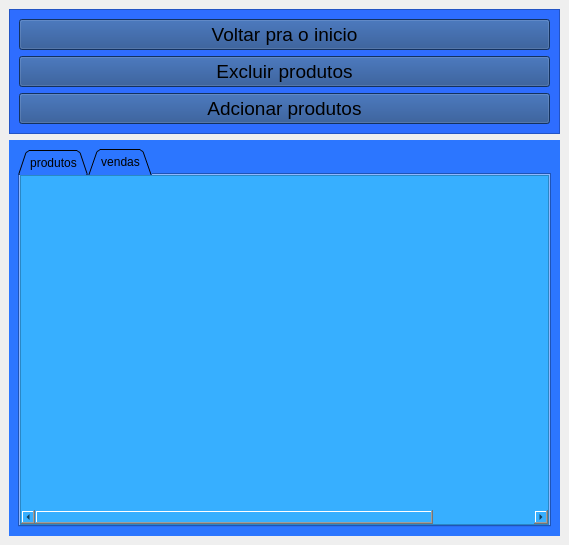
<?xml version="1.0" encoding="UTF-8"?>
<ui version="4.0">
 <class>MainWindow</class>
 <widget class="QMainWindow" name="MainWindow">
  <property name="geometry">
   <rect>
    <x>0</x>
    <y>0</y>
    <width>569</width>
    <height>503</height>
   </rect>
  </property>
  <property name="windowTitle">
   <string>Estoque</string>
  </property>
  <widget class="QWidget" name="centralwidget">
   <layout class="QVBoxLayout" name="verticalLayout">
    <item>
     <widget class="QFrame" name="nav_bar">
      <property name="styleSheet">
       <string notr="true">background-color: rgb(46, 109, 255); </string>
      </property>
      <property name="frameShape">
       <enum>QFrame::StyledPanel</enum>
      </property>
      <property name="frameShadow">
       <enum>QFrame::Raised</enum>
      </property>
      <layout class="QVBoxLayout" name="verticalLayout_2">
       <item>
        <widget class="QPushButton" name="pushButton_2">
         <property name="font">
          <font>
           <pointsize>14</pointsize>
          </font>
         </property>
         <property name="styleSheet">
          <string notr="true">background-color: rgb(27, 70, 135);</string>
         </property>
         <property name="text">
          <string>Voltar pra o inicio</string>
         </property>
        </widget>
       </item>
       <item>
        <widget class="QPushButton" name="excluir_produtos">
         <property name="minimumSize">
          <size>
           <width>0</width>
           <height>0</height>
          </size>
         </property>
         <property name="maximumSize">
          <size>
           <width>16777215</width>
           <height>16777215</height>
          </size>
         </property>
         <property name="font">
          <font>
           <pointsize>14</pointsize>
          </font>
         </property>
         <property name="styleSheet">
          <string notr="true">background-color: rgb(27, 70, 135);</string>
         </property>
         <property name="text">
          <string>Excluir produtos</string>
         </property>
         <property name="iconSize">
          <size>
           <width>16</width>
           <height>16</height>
          </size>
         </property>
        </widget>
       </item>
       <item>
        <widget class="QPushButton" name="adcioanr_produtos">
         <property name="minimumSize">
          <size>
           <width>0</width>
           <height>0</height>
          </size>
         </property>
         <property name="maximumSize">
          <size>
           <width>16777215</width>
           <height>16777215</height>
          </size>
         </property>
         <property name="font">
          <font>
           <pointsize>14</pointsize>
          </font>
         </property>
         <property name="styleSheet">
          <string notr="true">background-color: rgb(27, 70, 135);</string>
         </property>
         <property name="text">
          <string>Adcionar produtos</string>
         </property>
        </widget>
       </item>
      </layout>
     </widget>
    </item>
    <item>
     <widget class="QStackedWidget" name="displays">
      <property name="styleSheet">
       <string notr="true">

background-color: rgb(44, 118, 255);</string>
      </property>
      <property name="currentIndex">
       <number>0</number>
      </property>
      <widget class="QWidget" name="products">
       <layout class="QHBoxLayout" name="horizontalLayout_3">
        <item>
         <widget class="QTabWidget" name="tabela_de_produtos">
          <property name="enabled">
           <bool>true</bool>
          </property>
          <property name="tabPosition">
           <enum>QTabWidget::North</enum>
          </property>
          <property name="tabShape">
           <enum>QTabWidget::Triangular</enum>
          </property>
          <property name="currentIndex">
           <number>1</number>
          </property>
          <widget class="QWidget" name="produtos">
           <attribute name="title">
            <string>produtos</string>
           </attribute>
           <layout class="QHBoxLayout" name="horizontalLayout_2">
            <item>
             <widget class="QTreeWidget" name="treeWidget">
              <property name="layoutDirection">
               <enum>Qt::LeftToRight</enum>
              </property>
              <property name="styleSheet">
               <string notr="true">background-color: rgb(55, 175, 255);</string>
              </property>
              <attribute name="headerDefaultSectionSize">
               <number>132</number>
              </attribute>
              <column>
               <property name="text">
                <string>Codigo 1</string>
               </property>
              </column>
              <column>
               <property name="text">
                <string>Codigo 2</string>
               </property>
              </column>
              <column>
               <property name="text">
                <string>Nome do Produto</string>
               </property>
              </column>
              <column>
               <property name="text">
                <string>Valor</string>
               </property>
              </column>
              <column>
               <property name="text">
                <string>Quantidade</string>
               </property>
              </column>
             </widget>
            </item>
            <item>
             <widget class="QFrame" name="frame">
              <property name="maximumSize">
               <size>
                <width>250</width>
                <height>16777215</height>
               </size>
              </property>
              <property name="autoFillBackground">
               <bool>false</bool>
              </property>
              <property name="styleSheet">
               <string notr="true">background-color: rgb(55, 175, 255);</string>
              </property>
              <property name="frameShape">
               <enum>QFrame::StyledPanel</enum>
              </property>
              <property name="frameShadow">
               <enum>QFrame::Raised</enum>
              </property>
              <layout class="QVBoxLayout" name="verticalLayout_5">
               <property name="spacing">
                <number>9</number>
               </property>
               <property name="leftMargin">
                <number>9</number>
               </property>
               <item>
                <widget class="QLabel" name="label">
                 <property name="font">
                  <font>
                   <pointsize>11</pointsize>
                  </font>
                 </property>
                 <property name="toolTip">
                  <string>&lt;html&gt;&lt;head/&gt;&lt;body&gt;&lt;p align=&quot;center&quot;&gt;Codigo1&lt;/p&gt;&lt;p align=&quot;center&quot;&gt;&lt;br/&gt;&lt;/p&gt;&lt;/body&gt;&lt;/html&gt;</string>
                 </property>
                 <property name="styleSheet">
                  <string notr="true"/>
                 </property>
                 <property name="frameShadow">
                  <enum>QFrame::Plain</enum>
                 </property>
                 <property name="lineWidth">
                  <number>1</number>
                 </property>
                 <property name="text">
                  <string>Codigo1 </string>
                 </property>
                 <property name="alignment">
                  <set>Qt::AlignCenter</set>
                 </property>
                </widget>
               </item>
               <item>
                <widget class="QLineEdit" name="cdigo01">
                 <property name="styleSheet">
                  <string notr="true">background-color: rgb(255, 255, 255);</string>
                 </property>
                </widget>
               </item>
               <item>
                <widget class="QLabel" name="label_2">
                 <property name="font">
                  <font>
                   <pointsize>11</pointsize>
                  </font>
                 </property>
                 <property name="text">
                  <string>Codigo2</string>
                 </property>
                 <property name="alignment">
                  <set>Qt::AlignCenter</set>
                 </property>
                </widget>
               </item>
               <item>
                <widget class="QLineEdit" name="codigo02">
                 <property name="styleSheet">
                  <string notr="true">background-color: rgb(255, 255, 255);</string>
                 </property>
                </widget>
               </item>
               <item>
                <widget class="QLabel" name="label_3">
                 <property name="font">
                  <font>
                   <pointsize>11</pointsize>
                  </font>
                 </property>
                 <property name="text">
                  <string>Nome</string>
                 </property>
                 <property name="alignment">
                  <set>Qt::AlignCenter</set>
                 </property>
                </widget>
               </item>
               <item>
                <widget class="QLineEdit" name="nome">
                 <property name="styleSheet">
                  <string notr="true">background-color: rgb(255, 255, 255);</string>
                 </property>
                </widget>
               </item>
               <item>
                <widget class="QLabel" name="label_4">
                 <property name="font">
                  <font>
                   <pointsize>11</pointsize>
                  </font>
                 </property>
                 <property name="text">
                  <string>Valor</string>
                 </property>
                 <property name="alignment">
                  <set>Qt::AlignCenter</set>
                 </property>
                </widget>
               </item>
               <item>
                <widget class="QLineEdit" name="valor">
                 <property name="styleSheet">
                  <string notr="true">background-color: rgb(255, 255, 255);</string>
                 </property>
                </widget>
               </item>
               <item>
                <widget class="QLabel" name="label_5">
                 <property name="font">
                  <font>
                   <pointsize>11</pointsize>
                  </font>
                 </property>
                 <property name="text">
                  <string>Quantidade</string>
                 </property>
                 <property name="alignment">
                  <set>Qt::AlignCenter</set>
                 </property>
                </widget>
               </item>
               <item>
                <widget class="QLineEdit" name="quantidade">
                 <property name="styleSheet">
                  <string notr="true">background-color: rgb(255, 255, 255);</string>
                 </property>
                </widget>
               </item>
               <item>
                <widget class="QPushButton" name="pushButton">
                 <property name="minimumSize">
                  <size>
                   <width>20</width>
                   <height>20</height>
                  </size>
                 </property>
                 <property name="font">
                  <font>
                   <pointsize>12</pointsize>
                  </font>
                 </property>
                 <property name="styleSheet">
                  <string notr="true">background-color: rgb(27, 70, 135);</string>
                 </property>
                 <property name="text">
                  <string>enviar</string>
                 </property>
                </widget>
               </item>
              </layout>
             </widget>
            </item>
           </layout>
          </widget>
          <widget class="QWidget" name="vendas">
           <attribute name="title">
            <string>vendas</string>
           </attribute>
           <layout class="QVBoxLayout" name="verticalLayout_4">
            <property name="spacing">
             <number>0</number>
            </property>
            <property name="leftMargin">
             <number>0</number>
            </property>
            <property name="topMargin">
             <number>0</number>
            </property>
            <property name="rightMargin">
             <number>0</number>
            </property>
            <property name="bottomMargin">
             <number>0</number>
            </property>
            <item>
             <widget class="QTreeWidget" name="tb_vendas">
              <property name="layoutDirection">
               <enum>Qt::LeftToRight</enum>
              </property>
              <property name="styleSheet">
               <string notr="true">background-color: rgb(55, 175, 255);</string>
              </property>
              <attribute name="headerVisible">
               <bool>false</bool>
              </attribute>
              <attribute name="headerCascadingSectionResizes">
               <bool>true</bool>
              </attribute>
              <attribute name="headerDefaultSectionSize">
               <number>132</number>
              </attribute>
              <attribute name="headerHighlightSections">
               <bool>false</bool>
              </attribute>
              <attribute name="headerMinimumSectionSize">
               <number>39</number>
              </attribute>
              <column>
               <property name="text">
                <string>Codigo 1</string>
               </property>
              </column>
              <column>
               <property name="text">
                <string>Codigo 2</string>
               </property>
              </column>
              <column>
               <property name="text">
                <string>Nome do Produto</string>
               </property>
              </column>
              <column>
               <property name="text">
                <string>Valor</string>
               </property>
              </column>
              <column>
               <property name="text">
                <string>Quantidade</string>
               </property>
              </column>
             </widget>
            </item>
           </layout>
          </widget>
         </widget>
        </item>
       </layout>
      </widget>
      <widget class="QWidget" name="adcionar_estoque">
       <layout class="QHBoxLayout" name="horizontalLayout">
        <property name="spacing">
         <number>0</number>
        </property>
        <property name="leftMargin">
         <number>0</number>
        </property>
        <property name="topMargin">
         <number>0</number>
        </property>
        <property name="rightMargin">
         <number>0</number>
        </property>
        <property name="bottomMargin">
         <number>0</number>
        </property>
        <item>
         <widget class="QFrame" name="tela_de_adcao">
          <property name="styleSheet">
           <string notr="true">background-color: rgb(55, 175, 255);</string>
          </property>
          <property name="frameShape">
           <enum>QFrame::StyledPanel</enum>
          </property>
          <property name="frameShadow">
           <enum>QFrame::Raised</enum>
          </property>
         </widget>
        </item>
       </layout>
      </widget>
     </widget>
    </item>
   </layout>
  </widget>
 </widget>
 <resources/>
 <connections/>
</ui>
